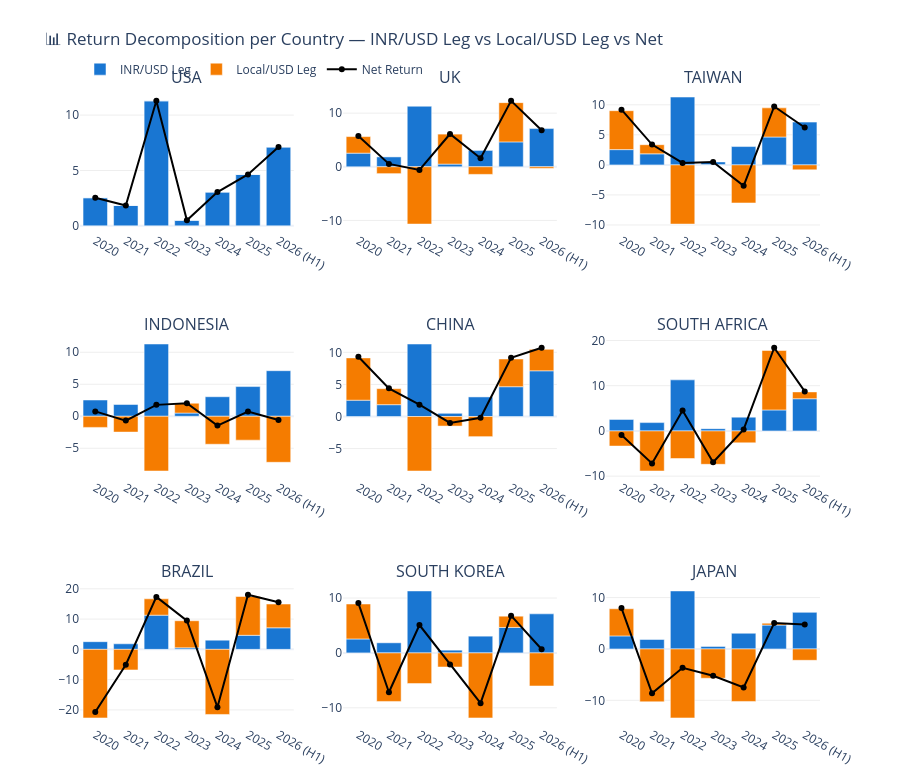

This figure's notebook cell:
### Code cell
import plotly.graph_objects as go
from plotly.subplots import make_subplots

# ── Graph 3: Stacked Bar — USDINR leg vs Local/USD leg (for each country per period) ──
fig = make_subplots(
    rows=3, cols=3,
    subplot_titles=COUNTRIES,
    shared_yaxes=False
)

# Helper for chronological period ordering
def get_period_order(period_str):
    if 'H1' in period_str:
        return float(period_str.split()[0]) + 0.5
    return float(period_str)

for idx, country in enumerate(COUNTRIES):
    row = idx // 3 + 1
    col = idx % 3 + 1
    
    df_c = results_df[results_df['Country'] == country].copy()
    
    # Sort chronologically so 2026 (H1) lands perfectly at the right edge of each subplot
    df_c['sort_key'] = df_c['Period'].apply(get_period_order)
    df_c = df_c.sort_values('sort_key')
    
    periods_str = [str(p) for p in df_c['Period']]

    # 1. USDINR return leg
    fig.add_trace(go.Bar(
        x=periods_str,
        y=df_c['USDINR Return (%)'],
        name='INR/USD Leg',
        marker_color='#1976D2',
        showlegend=(idx == 0)
    ), row=row, col=col)

    # 2. Local/USD return leg
    fig.add_trace(go.Bar(
        x=periods_str,
        y=df_c['Local/USD Return (%)'],
        name='Local/USD Leg',
        marker_color='#F57C00',
        showlegend=(idx == 0)
    ), row=row, col=col)

    # 3. Net return as a line
    fig.add_trace(go.Scatter(
        x=periods_str,
        y=df_c['Net Return (%)'],
        name='Net Return',
        line=dict(color='black', width=2),
        mode='lines+markers',
        showlegend=(idx == 0)
    ), row=row, col=col)

fig.update_layout(
    title=dict(text='📊 Return Decomposition per Country — INR/USD Leg vs Local/USD Leg vs Net', font=dict(size=17)),
    barmode='relative',
    height=780,
    plot_bgcolor='rgba(0,0,0,0)',
    legend=dict(orientation='h', yanchor='bottom', y=1.01),
    margin=dict(t=90, b=50)
)
fig.update_yaxes(gridcolor='#eee')
fig.show()

### Figure 1 — Plotly figure (JSON) as saved in the notebook; plotly's stock layout.template omitted (floating-point values rounded to 4 significant figures)
{"data": [{"marker": {"color": "#1976D2"}, "name": "INR/USD Leg", "showlegend": true, "type": "bar", "x": ["2020", "2021", "2022", "2023", "2024", "2025", "2026 (H1)"], "xaxis": "x", "y": [2.54, 1.84, 11.29, 0.5, 3.05, 4.64, 7.12], "yaxis": "y"}, {"marker": {"color": "#F57C00"}, "name": "Local/USD Leg", "showlegend": true, "type": "bar", "x": ["2020", "2021", "2022", "2023", "2024", "2025", "2026 (H1)"], "xaxis": "x", "y": [0.0, 0.0, 0.0, 0.0, 0.0, 0.0, 0.0], "yaxis": "y"}, {"line": {"color": "black", "width": 2}, "mode": "lines+markers", "name": "Net Return", "showlegend": true, "type": "scatter", "x": ["2020", "2021", "2022", "2023", "2024", "2025", "2026 (H1)"], "xaxis": "x", "y": [2.54, 1.84, 11.29, 0.5, 3.05, 4.64, 7.12], "yaxis": "y"}, {"marker": {"color": "#1976D2"}, "name": "INR/USD Leg", "showlegend": false, "type": "bar", "x": ["2020", "2021", "2022", "2023", "2024", "2025", "2026 (H1)"], "xaxis": "x2", "y": [2.54, 1.84, 11.29, 0.5, 3.05, 4.64, 7.12], "yaxis": "y2"}, {"marker": {"color": "#F57C00"}, "name": "Local/USD Leg", "showlegend": false, "type": "bar", "x": ["2020", "2021", "2022", "2023", "2024", "2025", "2026 (H1)"], "xaxis": "x2", "y": [3.09, -1.28, -10.68, 5.59, -1.42, 7.32, -0.3], "yaxis": "y2"}, {"line": {"color": "black", "width": 2}, "mode": "lines+markers", "name": "Net Return", "showlegend": false, "type": "scatter", "x": ["2020", "2021", "2022", "2023", "2024", "2025", "2026 (H1)"], "xaxis": "x2", "y": [5.72, 0.54, -0.6, 6.11, 1.58, 12.3, 6.81], "yaxis": "y2"}, {"marker": {"color": "#1976D2"}, "name": "INR/USD Leg", "showlegend": false, "type": "bar", "x": ["2020", "2021", "2022", "2023", "2024", "2025", "2026 (H1)"], "xaxis": "x3", "y": [2.54, 1.84, 11.29, 0.5, 3.05, 4.64, 7.12], "yaxis": "y3"}, {"marker": {"color": "#F57C00"}, "name": "Local/USD Leg", "showlegend": false, "type": "bar", "x": ["2020", "2021", "2022", "2023", "2024", "2025", "2026 (H1)"], "xaxis": "x3", "y": [6.48, 1.52, -9.85, -0.01, -6.34, 4.85, -0.83], "yaxis": "y3"}, {"line": {"color": "black", "width": 2}, "mode": "lines+markers", "name": "Net Return", "showlegend": false, "type": "scatter", "x": ["2020", "2021", "2022", "2023", "2024", "2025", "2026 (H1)"], "xaxis": "x3", "y": [9.19, 3.38, 0.33, 0.49, -3.49, 9.72, 6.23], "yaxis": "y3"}, {"marker": {"color": "#1976D2"}, "name": "INR/USD Leg", "showlegend": false, "type": "bar", "x": ["2020", "2021", "2022", "2023", "2024", "2025", "2026 (H1)"], "xaxis": "x4", "y": [2.54, 1.84, 11.29, 0.5, 3.05, 4.64, 7.12], "yaxis": "y4"}, {"marker": {"color": "#F57C00"}, "name": "Local/USD Leg", "showlegend": false, "type": "bar", "x": ["2020", "2021", "2022", "2023", "2024", "2025", "2026 (H1)"], "xaxis": "x4", "y": [-1.74, -2.47, -8.55, 1.54, -4.37, -3.73, -7.19], "yaxis": "y4"}, {"line": {"color": "black", "width": 2}, "mode": "lines+markers", "name": "Net Return", "showlegend": false, "type": "scatter", "x": ["2020", "2021", "2022", "2023", "2024", "2025", "2026 (H1)"], "xaxis": "x4", "y": [0.76, -0.68, 1.78, 2.05, -1.45, 0.74, -0.58], "yaxis": "y4"}, {"marker": {"color": "#1976D2"}, "name": "INR/USD Leg", "showlegend": false, "type": "bar", "x": ["2020", "2021", "2022", "2023", "2024", "2025", "2026 (H1)"], "xaxis": "x5", "y": [2.54, 1.84, 11.29, 0.5, 3.05, 4.64, 7.12], "yaxis": "y5"}, {"marker": {"color": "#F57C00"}, "name": "Local/USD Leg", "showlegend": false, "type": "bar", "x": ["2020", "2021", "2022", "2023", "2024", "2025", "2026 (H1)"], "xaxis": "x5", "y": [6.59, 2.5, -8.49, -1.49, -3.14, 4.32, 3.35], "yaxis": "y5"}, {"line": {"color": "black", "width": 2}, "mode": "lines+markers", "name": "Net Return", "showlegend": false, "type": "scatter", "x": ["2020", "2021", "2022", "2023", "2024", "2025", "2026 (H1)"], "xaxis": "x5", "y": [9.3, 4.39, 1.84, -1.0, -0.19, 9.16, 10.71], "yaxis": "y5"}, {"marker": {"color": "#1976D2"}, "name": "INR/USD Leg", "showlegend": false, "type": "bar", "x": ["2020", "2021", "2022", "2023", "2024", "2025", "2026 (H1)"], "xaxis": "x6", "y": [2.54, 1.84, 11.29, 0.5, 3.05, 4.64, 7.12], "yaxis": "y6"}, {"marker": {"color": "#F57C00"}, "name": "Local/USD Leg", "showlegend": false, "type": "bar", "x": ["2020", "2021", "2022", "2023", "2024", "2025", "2026 (H1)"], "xaxis": "x6", "y": [-3.35, -8.86, -6.1, -7.38, -2.64, 13.14, 1.51], "yaxis": "y6"}, {"line": {"color": "black", "width": 2}, "mode": "lines+markers", "name": "Net Return", "showlegend": false, "type": "scatter", "x": ["2020", "2021", "2022", "2023", "2024", "2025", "2026 (H1)"], "xaxis": "x6", "y": [-0.89, -7.19, 4.51, -6.92, 0.33, 18.39, 8.74], "yaxis": "y6"}, {"marker": {"color": "#1976D2"}, "name": "INR/USD Leg", "showlegend": false, "type": "bar", "x": ["2020", "2021", "2022", "2023", "2024", "2025", "2026 (H1)"], "xaxis": "x7", "y": [2.54, 1.84, 11.29, 0.5, 3.05, 4.64, 7.12], "yaxis": "y7"}, {"marker": {"color": "#F57C00"}, "name": "Local/USD Leg", "showlegend": false, "type": "bar", "x": ["2020", "2021", "2022", "2023", "2024", "2025", "2026 (H1)"], "xaxis": "x7", "y": [-22.64, -6.79, 5.4, 8.95, -21.49, 12.81, 7.85], "yaxis": "y7"}, {"line": {"color": "black", "width": 2}, "mode": "lines+markers", "name": "Net Return", "showlegend": false, "type": "scatter", "x": ["2020", "2021", "2022", "2023", "2024", "2025", "2026 (H1)"], "xaxis": "x7", "y": [-20.67, -5.08, 17.31, 9.49, -19.09, 18.05, 15.54], "yaxis": "y7"}, {"marker": {"color": "#1976D2"}, "name": "INR/USD Leg", "showlegend": false, "type": "bar", "x": ["2020", "2021", "2022", "2023", "2024", "2025", "2026 (H1)"], "xaxis": "x8", "y": [2.54, 1.84, 11.29, 0.5, 3.05, 4.64, 7.12], "yaxis": "y8"}, {"marker": {"color": "#F57C00"}, "name": "Local/USD Leg", "showlegend": false, "type": "bar", "x": ["2020", "2021", "2022", "2023", "2024", "2025", "2026 (H1)"], "xaxis": "x8", "y": [6.37, -8.84, -5.58, -2.57, -11.85, 2.05, -6.03], "yaxis": "y8"}, {"line": {"color": "black", "width": 2}, "mode": "lines+markers", "name": "Net Return", "showlegend": false, "type": "scatter", "x": ["2020", "2021", "2022", "2023", "2024", "2025", "2026 (H1)"], "xaxis": "x8", "y": [9.08, -7.17, 5.08, -2.09, -9.16, 6.79, 0.67], "yaxis": "y8"}, {"marker": {"color": "#1976D2"}, "name": "INR/USD Leg", "showlegend": false, "type": "bar", "x": ["2020", "2021", "2022", "2023", "2024", "2025", "2026 (H1)"], "xaxis": "x9", "y": [2.54, 1.84, 11.29, 0.5, 3.05, 4.64, 7.12], "yaxis": "y9"}, {"marker": {"color": "#F57C00"}, "name": "Local/USD Leg", "showlegend": false, "type": "bar", "x": ["2020", "2021", "2022", "2023", "2024", "2025", "2026 (H1)"], "xaxis": "x9", "y": [5.28, -10.29, -13.43, -5.7, -10.22, 0.37, -2.21], "yaxis": "y9"}, {"line": {"color": "black", "width": 2}, "mode": "lines+markers", "name": "Net Return", "showlegend": false, "type": "scatter", "x": ["2020", "2021", "2022", "2023", "2024", "2025", "2026 (H1)"], "xaxis": "x9", "y": [7.96, -8.64, -3.66, -5.23, -7.48, 5.03, 4.76], "yaxis": "y9"}], "layout": {"annotations": [{"font": {"size": 16}, "showarrow": false, "text": "USA", "x": 0.1444, "xanchor": "center", "xref": "paper", "y": 1, "yanchor": "bottom", "yref": "paper"}, {"font": {"size": 16}, "showarrow": false, "text": "UK", "x": 0.5, "xanchor": "center", "xref": "paper", "y": 1, "yanchor": "bottom", "yref": "paper"}, {"font": {"size": 16}, "showarrow": false, "text": "TAIWAN", "x": 0.8556, "xanchor": "center", "xref": "paper", "y": 1, "yanchor": "bottom", "yref": "paper"}, {"font": {"size": 16}, "showarrow": false, "text": "INDONESIA", "x": 0.1444, "xanchor": "center", "xref": "paper", "y": 0.6111, "yanchor": "bottom", "yref": "paper"}, {"font": {"size": 16}, "showarrow": false, "text": "CHINA", "x": 0.5, "xanchor": "center", "xref": "paper", "y": 0.6111, "yanchor": "bottom", "yref": "paper"}, {"font": {"size": 16}, "showarrow": false, "text": "SOUTH AFRICA", "x": 0.8556, "xanchor": "center", "xref": "paper", "y": 0.6111, "yanchor": "bottom", "yref": "paper"}, {"font": {"size": 16}, "showarrow": false, "text": "BRAZIL", "x": 0.1444, "xanchor": "center", "xref": "paper", "y": 0.2222, "yanchor": "bottom", "yref": "paper"}, {"font": {"size": 16}, "showarrow": false, "text": "SOUTH KOREA", "x": 0.5, "xanchor": "center", "xref": "paper", "y": 0.2222, "yanchor": "bottom", "yref": "paper"}, {"font": {"size": 16}, "showarrow": false, "text": "JAPAN", "x": 0.8556, "xanchor": "center", "xref": "paper", "y": 0.2222, "yanchor": "bottom", "yref": "paper"}], "barmode": "relative", "height": 780, "legend": {"orientation": "h", "y": 1.01, "yanchor": "bottom"}, "margin": {"b": 50, "t": 90}, "plot_bgcolor": "rgba(0,0,0,0)", "title": {"font": {"size": 17}, "text": "📊 Return Decomposition per Country — INR/USD Leg vs Local/USD Leg vs Net"}, "xaxis": {"anchor": "y", "domain": [0, 0.2889]}, "xaxis2": {"anchor": "y2", "domain": [0.3556, 0.6444]}, "xaxis3": {"anchor": "y3", "domain": [0.7111, 1]}, "xaxis4": {"anchor": "y4", "domain": [0, 0.2889]}, "xaxis5": {"anchor": "y5", "domain": [0.3556, 0.6444]}, "xaxis6": {"anchor": "y6", "domain": [0.7111, 1]}, "xaxis7": {"anchor": "y7", "domain": [0, 0.2889]}, "xaxis8": {"anchor": "y8", "domain": [0.3556, 0.6444]}, "xaxis9": {"anchor": "y9", "domain": [0.7111, 1]}, "yaxis": {"anchor": "x", "domain": [0.7778, 1], "gridcolor": "#eee"}, "yaxis2": {"anchor": "x2", "domain": [0.7778, 1], "gridcolor": "#eee"}, "yaxis3": {"anchor": "x3", "domain": [0.7778, 1], "gridcolor": "#eee"}, "yaxis4": {"anchor": "x4", "domain": [0.3889, 0.6111], "gridcolor": "#eee"}, "yaxis5": {"anchor": "x5", "domain": [0.3889, 0.6111], "gridcolor": "#eee"}, "yaxis6": {"anchor": "x6", "domain": [0.3889, 0.6111], "gridcolor": "#eee"}, "yaxis7": {"anchor": "x7", "domain": [0, 0.2222], "gridcolor": "#eee"}, "yaxis8": {"anchor": "x8", "domain": [0, 0.2222], "gridcolor": "#eee"}, "yaxis9": {"anchor": "x9", "domain": [0, 0.2222], "gridcolor": "#eee"}}}
